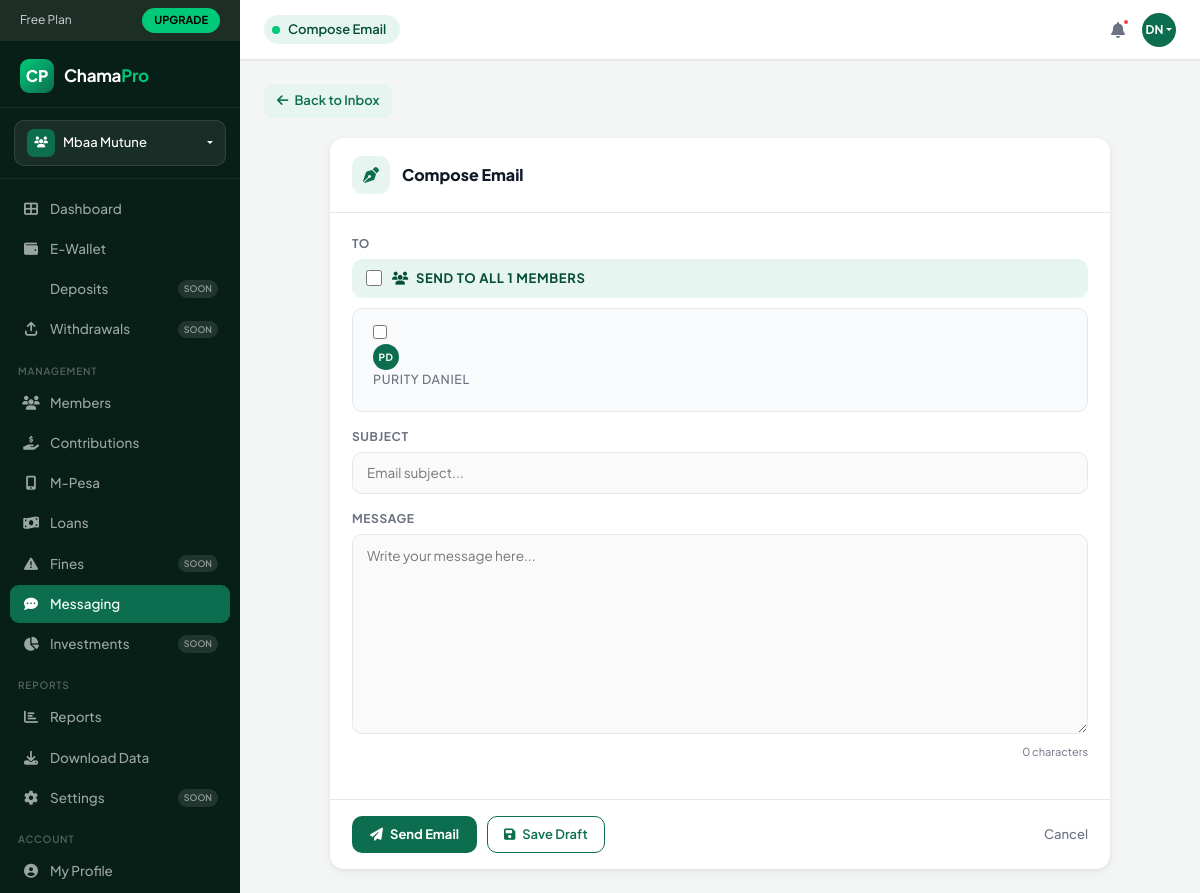
The app's page /chama/1/messaging/emails/compose/ (signed in) with its own data.
### chamapro/models.py (models this page shows, shortened)
class Chama(models.Model):
    name                = models.CharField(max_length=255)
    description         = models.TextField(blank=True, null=True)
    created_by          = models.ForeignKey(
        'User', null=True, blank=True, on_delete=models.SET_NULL, related_name='created_chamas'
    )
    currency            = models.CharField(max_length=10, default='KES')
    contribution_amount = models.DecimalField(max_digits=12, decimal_places=2, default=0)
    contribution_day    = models.PositiveSmallIntegerField(default=5)
    meeting_day         = models.CharField(max_length=20, blank=True, null=True)
    max_members         = models.PositiveSmallIntegerField(default=10)
    late_penalty        = models.DecimalField(max_digits=5, decimal_places=2, default=5)
    loan_interest       = models.DecimalField(max_digits=5, decimal_places=2, default=10)
    settings            = models.JSONField(default=dict, blank=True)
    is_active           = models.BooleanField(default=True)
    created_at          = models.DateTimeField(auto_now_add=True)
    updated_at          = models.DateTimeField(auto_now=True)

class User(AbstractUser):
    phone = models.CharField(max_length=30, unique=True, null=True, blank=True)
    national_id   = models.CharField(max_length=20, blank=True, null=True)
    kra_pin       = models.CharField(max_length=20, blank=True, null=True)
    bio           = models.TextField(blank=True, null=True)
    occupation    = models.CharField(max_length=100, blank=True, null=True)
    location      = models.CharField(max_length=100, blank=True, null=True)
    avatar        = models.ImageField(upload_to='avatars/', blank=True, null=True)
    bank_name     = models.CharField(max_length=100, blank=True, null=True)
    bank_account  = models.CharField(max_length=30, blank=True, null=True)
    mpesa_number  = models.CharField(max_length=20, blank=True, null=True)
    KYC_CHOICES = [
        ('unverified', 'Unverified'),
        ('pending',    'Pending Review'),
        ('verified',   'Verified'),
    ]
    kyc_status = models.CharField(max_length=20, choices=KYC_CHOICES, default='unverified')

class Membership(models.Model):
    ROLE_CHOICES = [
        ('admin',     'Admin'),
        ('treasurer', 'Treasurer'),
        ('secretary', 'Secretary'),
        ('member',    'Member'),
    ]
    chama     = models.ForeignKey(Chama, on_delete=models.CASCADE, related_name='memberships')
    user      = models.ForeignKey('User', on_delete=models.CASCADE, related_name='memberships')
    role      = models.CharField(max_length=30, choices=ROLE_CHOICES, default='member')
    joined_at = models.DateTimeField(default=timezone.now)
    active    = models.BooleanField(default=True)
    class Meta:
        unique_together = ('chama', 'user')

### messaging/views.py (the view, shortened to what this page needs)
# urls.py: path('emails/compose/', views.email_compose, name='email_compose'),
@login_required
def email_compose(request, chama_id):
    chama, membership = get_chama_and_membership(request, chama_id)
    can_manage = is_admin(membership)
    if not can_manage:
        messages.error(request, "Only admins can send emails.")
        return redirect('email_inbox', chama_id=chama_id)
    members = Membership.objects.filter(chama=chama, active=True).select_related('user').exclude(user=request.user)
    context = {
        'chama': chama,
        'membership': membership,
        'can_manage': can_manage,
        'members': members,
    }
    return render(request, 'messaging/email_compose.html', context)

### chamapro/context_processors.py (called while the page is built)
def user_subscription(request):
    if request.user.is_authenticated:
        try:
            sub = request.user.subscription
        except Exception:
            sub = None
        return {'user_subscription': sub}
    return {'user_subscription': None}

def active_chama(request):
    if not request.user.is_authenticated:
        return {}
    active_chama_id = request.session.get('active_chama_id')
    membership = None
    if active_chama_id:
        membership = Membership.objects.filter(
            user=request.user,
            chama_id=active_chama_id,
            active=True
        ).select_related('chama').first()
    if not membership:
        membership = Membership.objects.filter(
            user=request.user,
            active=True
        ).select_related('chama').first()
    return {
        'chama': membership.chama if membership else None,
        'my_membership': membership,
    }

### messaging/views.py (called while the page is built)
def get_chama_and_membership(request, chama_id):
    chama = get_object_or_404(Chama, id=chama_id)
    membership = get_object_or_404(Membership, chama=chama, user=request.user, active=True)
    return chama, membership

def is_admin(membership):
    return membership.role in ('admin', 'chairperson', 'treasurer', 'secretary')

### chamapro/templates/messaging/email_compose.html (shortened to what this page needs)
{% extends 'messaging/base_messaging.html' %}
{% block topbar_title %}Compose Email{% endblock %}
{% block content %}
<a href="{% url 'email_inbox' chama.id %}" class="back-link"><i class="fas fa-arrow-left"></i> Back to Inbox</a>
<div class="compose-wrap">
  <div class="compose-card">
    <div class="compose-header">
      <div class="compose-header-icon"><i class="fas fa-pen-nib"></i></div>
      <h5>Compose Email</h5>
    </div>
    <form method="post">
      <div class="compose-body">
        <div class="compose-field">
          <label>To</label>
          <div class="send-all-row">
            <input type="checkbox" id="sendToAll" name="send_to_all" value="1" onchange="toggleRecipients(this)">
            <label for="sendToAll"><i class="fas fa-users me-1"></i> Send to all {{ members|length }} members</label>
          </div>
          <div id="recipientGrid" class="recipient-grid">
            {% for m in members %}
            <label class="recipient-check">
              <input type="checkbox" name="recipients" value="{{ m.user.id }}">
              <div class="r-avatar">{{ m.user.first_name.0|upper }}{{ m.user.last_name.0|upper }}</div>
              <span class="r-name">{{ m.user.get_full_name|default:m.user.username }}</span>
            </label>
            {% endfor %}
          </div>
        </div>
        <div class="compose-field">
          <label>Subject</label>
          <input type="text" name="subject" class="compose-input" placeholder="Email subject..." required>
        </div>
        <div class="compose-field">
          <label>Message</label>
          <textarea name="body" id="emailBody" class="compose-input" placeholder="Write your message here..." required></textarea>
          <div class="char-count" id="charCount">0 characters</div>
        </div>
      </div>
      <div class="compose-footer">
        <button type="submit" name="action" value="send" class="btn-brand">
          <i class="fas fa-paper-plane"></i> Send Email
        </button>
        <button type="submit" name="action" value="draft" class="btn-outline-brand">
          <i class="fas fa-floppy-disk"></i> Save Draft
        </button>
        <a href="{% url 'email_inbox' chama.id %}" style="margin-left:auto;font-size:13px;color:var(--muted);text-decoration:none;font-weight:500;">Cancel</a>
      </div>
    </form>
  </div>
</div>
{% endblock %}

### chamapro/templates/messaging/base_messaging.html (shortened to what this page needs)
{% load static %}
<!DOCTYPE html>
<html lang="en">
<head>
  <link href="https://cdn.jsdelivr.net/npm/bootstrap@5.3.2/dist/css/bootstrap.min.css" rel="stylesheet">
  <link rel="stylesheet" href="https://cdnjs.cloudflare.com/ajax/libs/font-awesome/6.4.2/css/all.min.css">
</head>
<body>
<aside class="sidebar">
  <div class="plan-banner">
    <span>Free Plan</span><a href="#" class="upgrade-btn">UPGRADE</a>
  </div>
  <div class="sidebar-logo">
    <div class="logo-icon">CP</div>
    <div class="logo-text">Chama<span>Pro</span></div>
  </div>
  <div class="chama-selector-wrap">
    <div class="dropdown">
      <div class="chama-btn dropdown-toggle" data-bs-toggle="dropdown">
        <div class="chama-icon-sq"><i class="fas fa-users" style="font-size:11px;"></i></div>
        <span style="flex:1;white-space:nowrap;overflow:hidden;text-overflow:ellipsis;">{{ chama.name }}</span>
      </div>
    </div>
  </div>
  <nav style="flex:1;padding-bottom:8px;">
    <div class="nav-section">
      <div class="nav-item-wrap"><a href="{% url 'dashboard' %}" class="nav-link-cp"><i class="fas fa-th-large"></i> Dashboard</a></div>
      <div class="nav-item-wrap">{% if chama.id %}<a href="{% url 'wallet_dashboard' chama.id %}" class="nav-link-cp">{% else %}<a href="{% url 'dashboard' %}" class="nav-link-cp">{% endif %}<i class="fas fa-wallet"></i> E-Wallet</a></div>
      <div class="nav-item-wrap"><a href="#" class="nav-link-cp"> Deposits <span class="badge-soon">SOON</span></a></div>
      <div class="nav-item-wrap"><a href="#" class="nav-link-cp"><i class="fas fa-arrow-up-from-bracket"></i> Withdrawals <span class="badge-soon">SOON</span></a></div>
    </div>
    <div class="nav-section">
      <div class="nav-section-label">Management</div>
      <div class="nav-item-wrap">{% if chama.id %}<a href="{% url 'chama_members' chama.id %}" class="nav-link-cp">{% else %}<a href="#" class="nav-link-cp">{% endif %}<i class="fas fa-users"></i> Members</a></div>
      <div class="nav-item-wrap">{% if chama.id %}<a href="{% url 'contributions' chama.id %}" class="nav-link-cp">{% else %}<a href="#" class="nav-link-cp">{% endif %}<i class="fas fa-hand-holding-dollar"></i> Contributions</a></div>
      <div class="nav-item-wrap">{% if chama.id %}<a href="{% url 'mpesa_transactions' chama.id %}" class="nav-link-cp">{% else %}<a href="#" class="nav-link-cp">{% endif %}<i class="fas fa-mobile-screen-button"></i> M-Pesa</a></div>
      <div class="nav-item-wrap">{% if chama.id %}<a href="{% url 'loans' chama.id %}" class="nav-link-cp">{% else %}<a href="#" class="nav-link-cp">{% endif %}<i class="fas fa-money-bill-wave"></i> Loans</a></div>
      <div class="nav-item-wrap"><a href="#" class="nav-link-cp"><i class="fas fa-triangle-exclamation"></i> Fines <span class="badge-soon">SOON</span></a></div>
      <div class="nav-item-wrap"><a href="{% url 'messaging_hub' chama.id %}" class="nav-link-cp {% block nav_messaging_active %}active{% endblock %}"><i class="fas fa-comment-dots"></i> Messaging</a></div>
      <div class="nav-item-wrap"><a href="#" class="nav-link-cp"><i class="fas fa-chart-pie"></i> Investments <span class="badge-soon">SOON</span></a></div>
    </div>
    <div class="nav-section">
      <div class="nav-section-label">Reports</div>
      <div class="nav-item-wrap">{% if chama.id %}<a href="{% url 'reports' chama.id %}" class="nav-link-cp">{% else %}<a href="#" class="nav-link-cp">{% endif %}<i class="fas fa-chart-bar"></i> Reports</a></div>
      <div class="nav-item-wrap">{% if chama.id %}<a href="{% url 'export_report_excel' chama.id %}" class="nav-link-cp">{% else %}<a href="#" class="nav-link-cp">{% endif %}<i class="fas fa-download"></i> Download Data</a></div>
      <div class="nav-item-wrap"><a href="#" class="nav-link-cp"><i class="fas fa-cog"></i> Settings <span class="badge-soon">SOON</span></a></div>
    </div>
    <div class="nav-section">
      <div class="nav-section-label">Account</div>
      <div class="nav-item-wrap"><a href="{% url 'profile' %}" class="nav-link-cp"><i class="fas fa-user-circle"></i> My Profile</a></div>
    </div>
  </nav>
</aside>
<header class="topbar">
  <div class="topbar-badge">
    <div class="dot"></div>
    <span>{% block topbar_title %}Messaging{% endblock %}</span>
  </div>
  <div class="topbar-right">
    <button class="topbar-icon-btn"><i class="fas fa-bell"></i><div class="notif-dot"></div></button>
    <div class="dropdown">
      <div class="topbar-avatar dropdown-toggle" data-bs-toggle="dropdown">{{ user.first_name.0|upper }}{{ user.last_name.0|upper }}</div>
    </div>
  </div>
</header>
<div class="main-wrap">
  <div class="main-content">
    {% block content %}{% endblock %}
  </div>
</div>
</body>
</html>

### chamapro/templates/messaging/email_compose.html (style rules this page uses)
.compose-wrap { max-width:780px;margin:0 auto; }
.compose-card { background:#fff;border-radius:14px;box-shadow:var(--card-shadow);overflow:hidden; }
.compose-header { padding:18px 22px;border-bottom:1px solid var(--border);display:flex;align-items:center;gap:12px; }
.compose-header-icon { width:38px;height:38px;border-radius:10px;background:var(--brand-xlight);color:var(--brand);display:flex;align-items:center;justify-content:center;font-size:16px; }
.compose-header h5 { margin:0;font-size:16px;font-weight:800; }
.compose-body { padding:22px; }
.compose-field { margin-bottom:16px; }
.compose-field label { display:block;font-size:12px;font-weight:700;color:var(--muted);text-transform:uppercase;letter-spacing:.05em;margin-bottom:6px; }
.compose-input { width:100%;padding:10px 14px;border:1px solid var(--border);border-radius:10px;font-size:13.5px;font-family:inherit;background:#fafafa;color:var(--text);outline:none;transition:border .2s,box-shadow .2s; }
textarea.compose-input { resize:vertical;min-height:200px;line-height:1.6; }
.recipient-grid { display:grid;grid-template-columns:repeat(auto-fill,minmax(200px,1fr));gap:8px;max-height:200px;overflow-y:auto;padding:10px;background:#f9fafb;border-radius:10px;border:1px solid var(--border); }
.recipient-check { display:flex;align-items:center;gap:8px;padding:6px 10px;border-radius:8px;cursor:pointer;transition:background .1s; }
.recipient-check input { width:14px;height:14px;accent-color:var(--brand);cursor:pointer; }
.recipient-check .r-avatar { width:26px;height:26px;border-radius:50%;background:var(--brand);color:#fff;display:flex;align-items:center;justify-content:center;font-size:10px;font-weight:700;flex-shrink:0; }
.recipient-check .r-name { font-size:12.5px;font-weight:500; }
.send-all-row { display:flex;align-items:center;gap:10px;padding:10px 14px;background:var(--brand-xlight);border-radius:10px;margin-bottom:10px;cursor:pointer; }
.send-all-row input { width:16px;height:16px;accent-color:var(--brand); }
.send-all-row label { font-size:13px;font-weight:700;color:var(--brand-dark);cursor:pointer;margin:0; }
.char-count { font-size:11px;color:var(--muted);text-align:right;margin-top:4px; }
.compose-footer { padding:16px 22px;border-top:1px solid var(--border);display:flex;gap:10px;align-items:center; }
.back-link { display:inline-flex;align-items:center;gap:6px;font-size:13px;font-weight:600;color:var(--brand);text-decoration:none;padding:6px 12px;border-radius:8px;border:1px solid var(--brand-xlight);background:var(--brand-xlight);margin-bottom:20px; }

### records on screen
Chama: name "Mbaa Mutune"
User: first_name.0 "D", last_name.0 "N"
Membership: user.first_name.0 "P", user.last_name.0 "D", user.get_full_name "PURITY DANIEL"

### other values on screen
{{ members|length }} "1"
